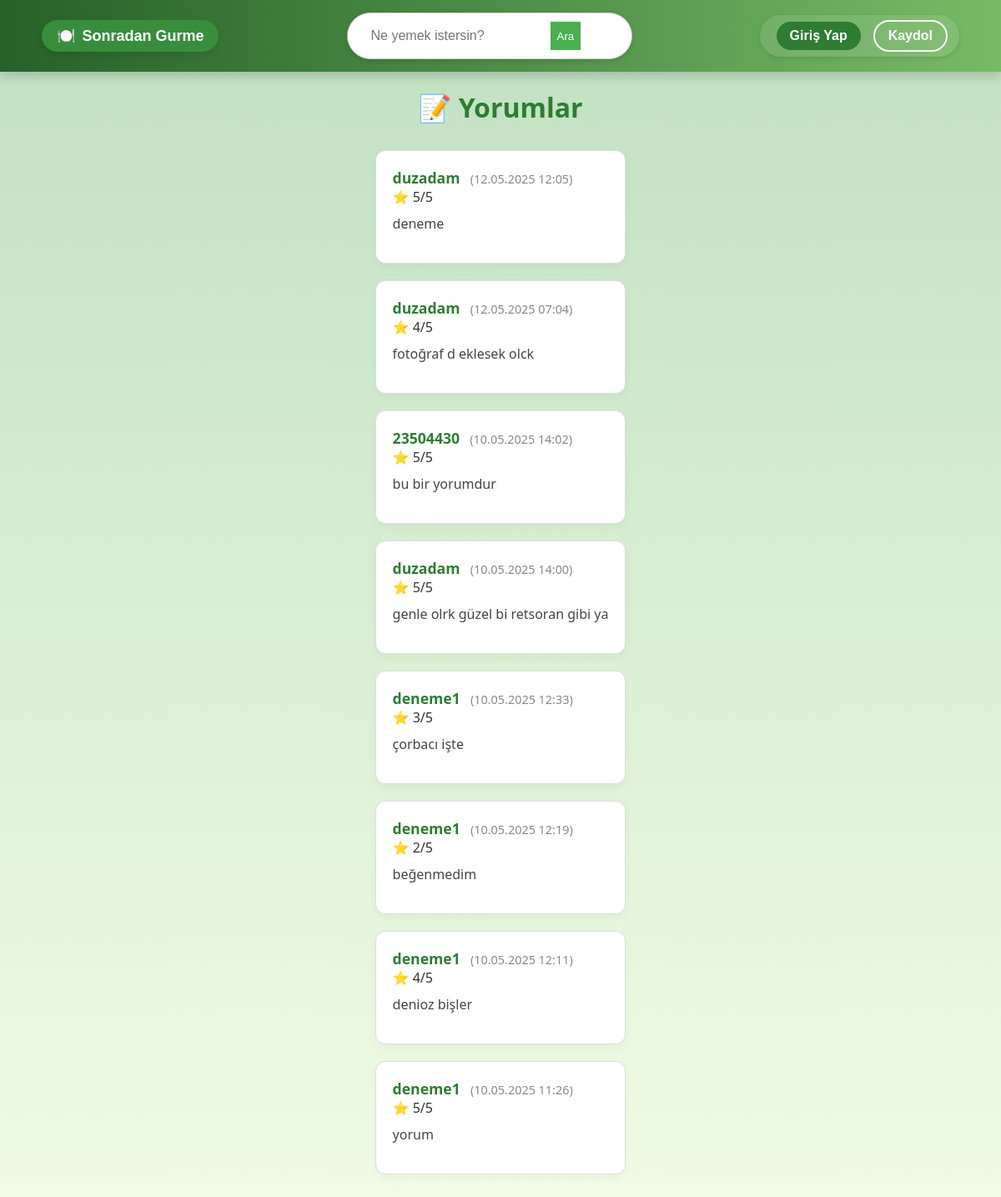
Page /sgapp/yorumlar/ on the earlier database version.
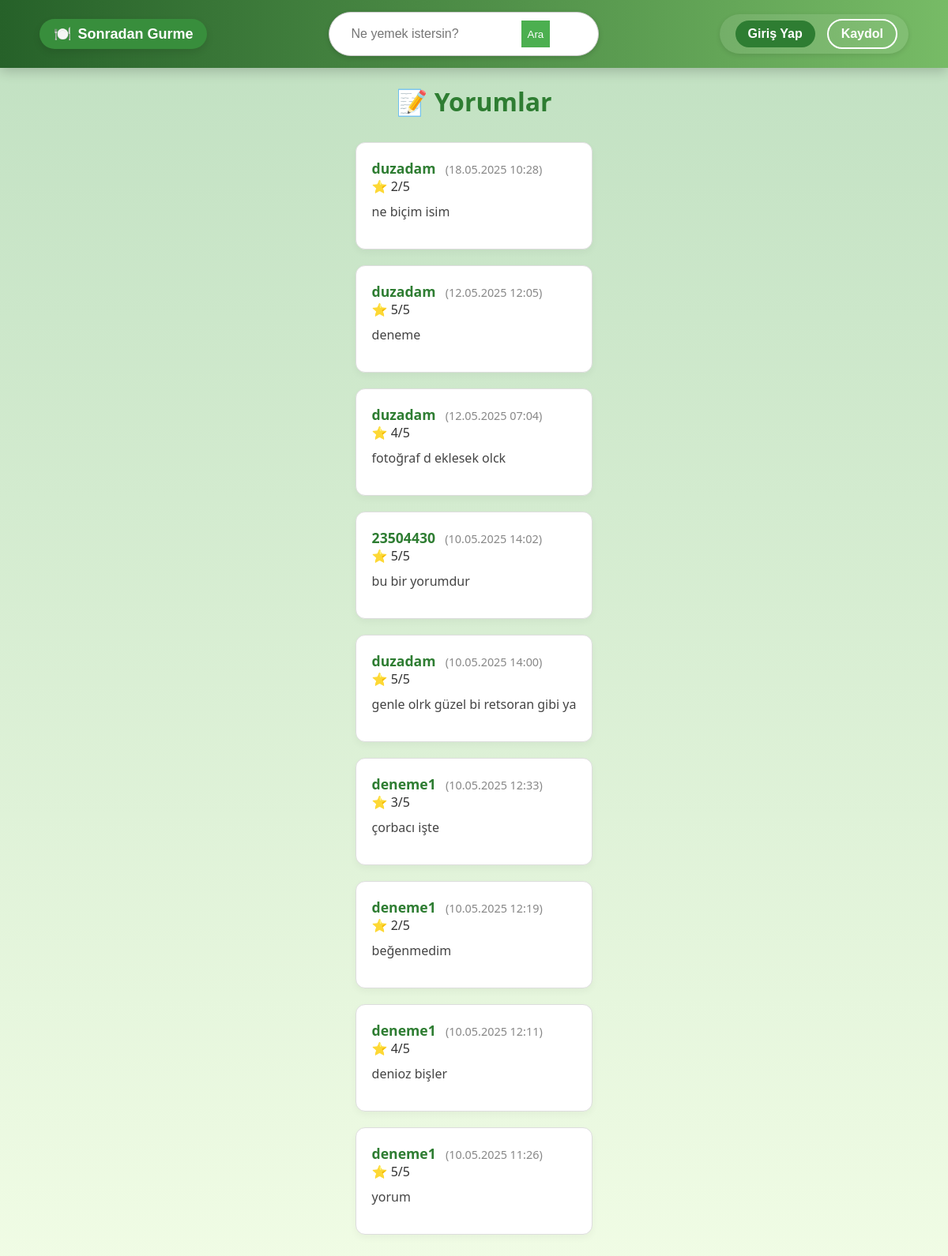
Same page on the later database version.
### sgapp/models.py (models this page shows, shortened)
class Review(models.Model):
    RATING_CHOICES = [(i, str(i)) for i in range(1, 6)]
    user = models.ForeignKey(User, on_delete=models.CASCADE)
    restaurant = models.ForeignKey('Restaurant', on_delete=models.CASCADE)
    comment = models.TextField()
    rating = models.IntegerField(choices=RATING_CHOICES)
    image = models.ImageField(upload_to='review_images/', blank=True, null=True)
    receipt = models.ImageField(upload_to='review_receipts/', blank=True, null=True)
    created_at = models.DateTimeField(auto_now_add=True)
    status = models.CharField(max_length=20, choices=[
        ('pending', 'Bekliyor'),
        ('approved', 'Onaylandı'),
        ('rejected', 'Reddedildi')
    ], default='pending')

class User(AbstractUser):
    ROLE_CHOICES = (
        ('normal', 'Normal Kullanıcı'),
        ('gurme', 'Gurme'),
        ('moderator', 'Moderatör'),
    )
    role = models.CharField(max_length=10, choices=ROLE_CHOICES, default='normal')
    bio = models.TextField(blank=True)
    profile_picture = models.ImageField(upload_to='profiles/', null=True, blank=True)
    favorite_dish = models.CharField(max_length=100, blank=True, null=True)

### sgapp/views.py (the view)
# urls.py: path('yorumlar/', views.yorumlar_view, name='yorumlar'),
def yorumlar_view(request):
    yorumlar = Review.objects.filter(status='approved').order_by('-created_at')
    return render(request, 'yorumlar.html', {'yorumlar': yorumlar})

### sgapp/context_processors.py (called while the page is built, shortened)
def moderator_bildirimler(request):
    return {}

### templates/yorumlar.html (shortened to what this page needs)
{% extends "base.html" %}
{% block content %}
<div class="yorumlar-container">
    <h2>📝 Yorumlar</h2>
    {% if yorumlar %}
        {% for yorum in yorumlar %}
            <div class="yorum-karti">
                <strong>{{ yorum.user.username }}</strong>
                <span>({{ yorum.created_at|date:"d.m.Y H:i" }})</span><br>
                ⭐ {{ yorum.rating }}/5<br>
                <p>{{ yorum.comment }}</p>
            </div>
        {% endfor %}
    {% else %}
        <p style="text-align:center; color:#666;">Henüz onaylı yorum bulunamadı.</p>
    {% endif %}
</div>
{% endblock %}

### templates/base.html (shortened to what this page needs)
<!DOCTYPE html>
<html lang="tr">
<head>
    {% load static %}
    <link rel="stylesheet" href="{% static 'css/styles.css' %}">
</head>
<body>
    <nav class="navbar">
        <a href="{% url 'main_page' %}" class="logo">
            🍽️ <span>Sonradan Gurme</span>
        </a>
        <div class="search-box">
            <form action="{% url 'restaurant_search' %}" method="GET" style="display: flex;">
                <input type="text" name="q" placeholder="Ne yemek istersin?" required style="flex: 1; padding: 0.5rem;">
                <button type="submit" style="padding: 0.5rem; background-color: #4CAF50; color: white; border: none; cursor: pointer;">Ara</button>
            </form>
        </div>
        <div class="buttons">
            {% if user.is_authenticated %}
                {% if user.role == "moderator" %}
                    <a href="{% url 'moderator_panel' %}" class="btn">Panelim</a>
                    <a href="{% url 'yorum_inceleme' %}" class="btn">🔔 Yorumlar ({{ bekleyen_yorum_sayisi|default:0 }})</a>
                    <a href="{% url 'basvuru_inceleme' %}" class="btn">📝 Başvurular ({{ bekleyen_basvuru_sayisi|default:0 }})</a>
                {% elif user.role == "gurme" %}
                    <a href="{% url 'gurme_dashboard' %}" class="btn">Panelim</a>
                {% else %}
                    <a href="{% url 'home' %}" class="btn">Panelim</a>
                    <a href="{% url 'bildirimlerim' %}" class="btn">
                        🔔 Bildirimlerim
                    </a>
                {% endif %}
                <a href="{% url 'profile' %}" class="btn">Profil</a>
                <form method="POST" action="{% url 'logout' %}" style="display:inline;">
                    {% csrf_token %}
                    <button type="submit" class="btn-outline" style="background:none; border:none; padding:0; cursor:pointer;">Çıkış Yap</button>
                </form>
            {% else %}
                <a href="{% url 'login' %}" class="btn">Giriş Yap</a>
                <a href="{% url 'register' %}" class="btn-outline">Kaydol</a>
            {% endif %}
        </div>
    </nav>
    {% block content %}
    {% endblock %}
</body>
</html>

### static/css/styles.css (style rules this page uses)
body { font-family: 'Poppins', sans-serif; background: linear-gradient(to bottom, #c0e0c1, #f2fde6); color: #333; margin: 0; padding: 0; display: flex; flex-direction: column; align-items: center; }
.navbar { background: linear-gradient(to right, #266129, #77bb66); color: white; display: flex; justify-content: space-between; align-items: center; padding: 15px 50px; position: fixed; width: calc(100% - 100px); top: 0; left: 0; box-shadow: 0px 4px 15px rgba(0, 0, 0, 0.2); z-index: 100; }
.navbar .logo { display: inline-flex; align-items: center; gap: 8px; background-color: #388e3c; padding: 8px 18px; border-radius: 30px; font-size: 18px; font-weight: bold; color: white !important; text-decoration: none; transition: all 0.3s ease; box-shadow: 0px 4px 10px rgba(0, 0, 0, 0.1); }
.navbar .search-box { background: white; padding: 10px 15px; border-radius: 25px; border: 1px solid #ccc; width: 300px; box-shadow: 0px 2px 6px rgba(0, 0, 0, 0.1); transition: 0.3s; }
.navbar .search-box { background: white; padding: 10px 20px; border-radius: 30px; width: 300px; box-shadow: 0px 2px 6px rgba(0, 0, 0, 0.15); display: flex; align-items: center; }
.navbar .search-box input { background: transparent; border: none; outline: none; width: 100%; font-size: 16px; color: #333; }
.navbar .buttons { display: flex; gap: 15px; align-items: center; background-color: rgba(255, 255, 255, 0.1); padding: 6px 14px; border-radius: 25px; box-shadow: 0 2px 6px rgba(0, 0, 0, 0.1); }
a.btn, button.btn { background-color: #2e7d32; color: white; padding: 8px 16px; border: none; border-radius: 20px; font-weight: bold; text-decoration: none; cursor: pointer; }
a.btn-outline, button.btn-outline { background-color: transparent; color: white; border: 2px solid white; padding: 8px 16px; border-radius: 20px; font-weight: bold; text-decoration: none; cursor: pointer; transition: all 0.3s ease-in-out; }
.yorum-karti { background-color: #ffffff; border-radius: 16px; box-shadow: 0 4px 12px rgba(0,0,0,0.08); padding: 20px; margin-bottom: 25px; text-align: left; }
.btn { background-color: #4CAF50; color: white; padding: 8px 14px; border-radius: 8px; text-decoration: none; margin-left: 10px; font-weight: bold; transition: 0.3s ease; }

### templates/base.html (style rules this page uses)
.btn { background-color: #2e7d32; color: white; padding: 8px 16px; border: none; border-radius: 20px; font-weight: bold; text-decoration: none; cursor: pointer; margin-left: 6px; transition: 0.2s ease; }
.btn-outline { color: #2e7d32; border: 2px solid #2e7d32; padding: 8px 14px; border-radius: 20px; font-weight: bold; background-color: transparent; }

### templates/yorumlar.html (style rules this page uses)
.yorumlar-container { max-width: 900px; margin: 60px auto; font-family: 'Segoe UI', sans-serif; padding: 20px; }
.yorumlar-container h2 { font-size: 2em; color: #2e7d32; margin-bottom: 30px; text-align: center; }
.yorum-karti { background-color: #ffffff; border: 1px solid #ddd; border-radius: 12px; padding: 20px; margin-bottom: 20px; box-shadow: 0 4px 10px rgba(0, 0, 0, 0.04); }
.yorum-karti strong { font-size: 1.1em; color: #2e7d32; }
.yorum-karti span { font-size: 0.9em; color: #888; margin-left: 8px; }
.yorum-karti p { margin-top: 10px; font-size: 1em; color: #444; }

Differences in the rows shown:
added Review: user.username "duzadam", created_at "18.05.2025 10:28", rating "2", comment "ne biçim isim"
